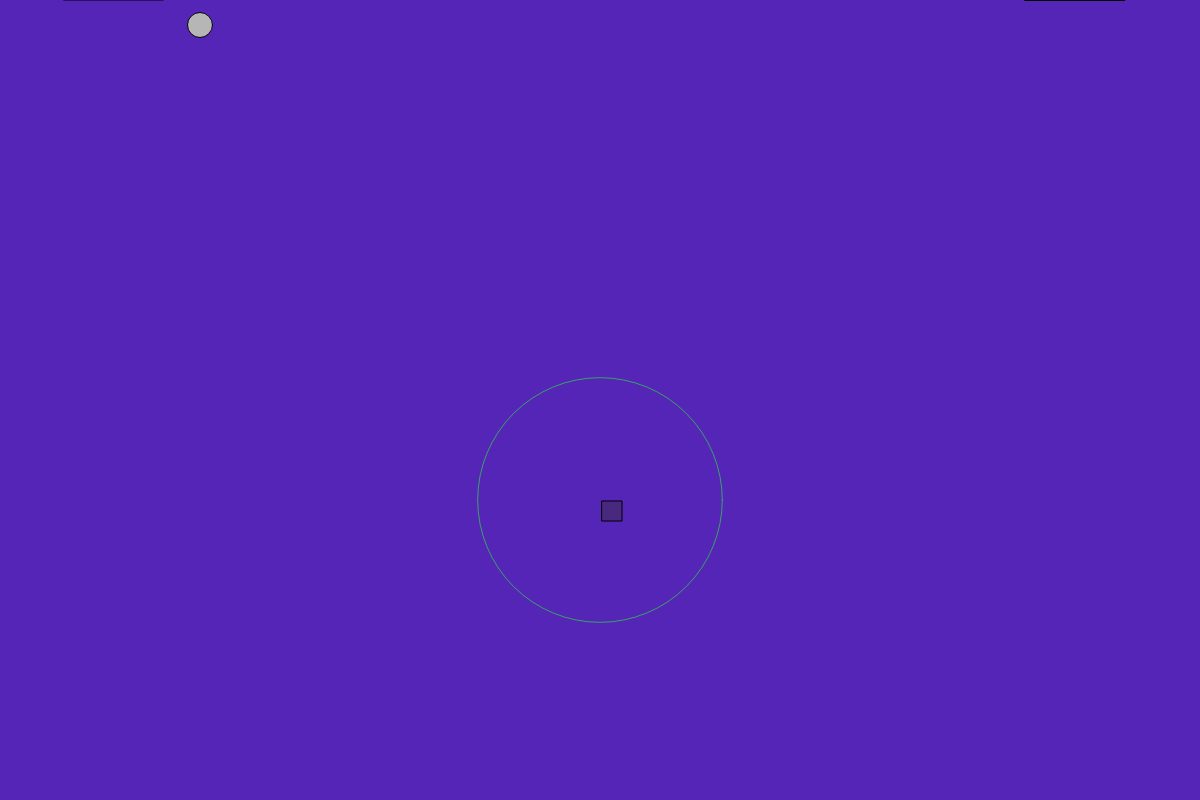
Frame 1 (no input)
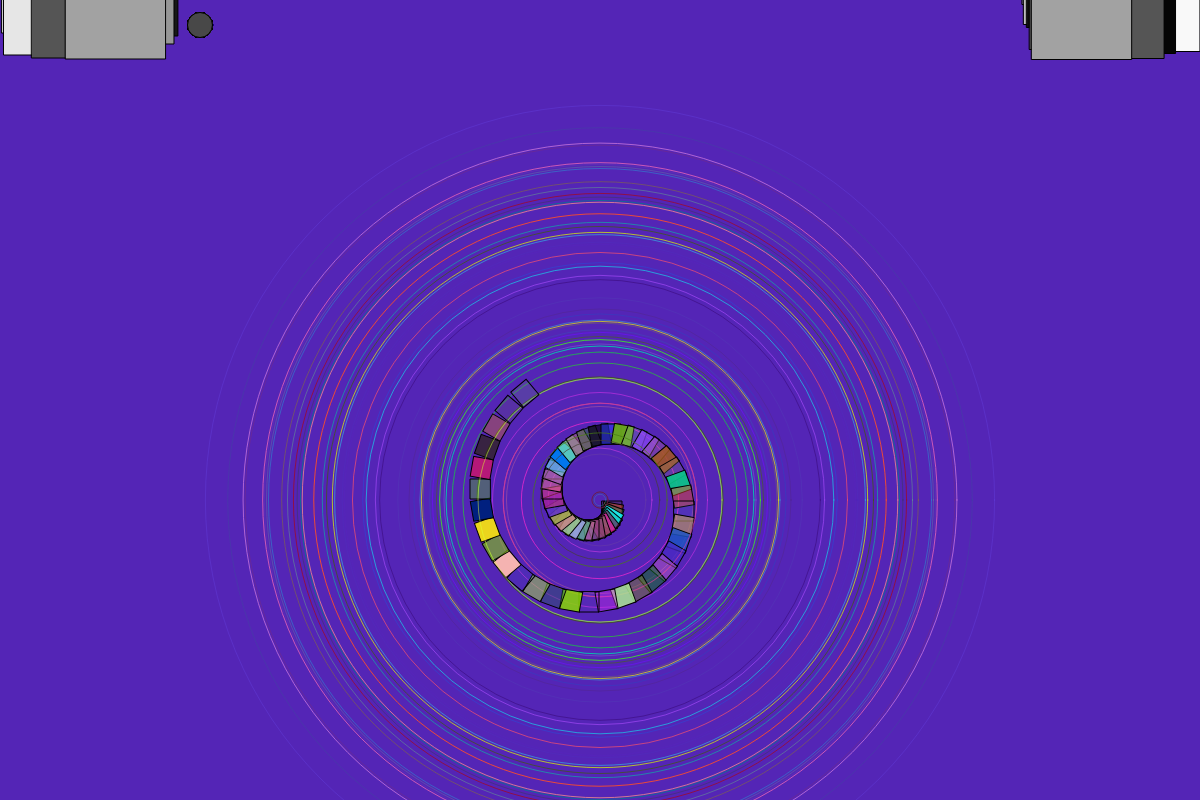
Frame 60 (no input)
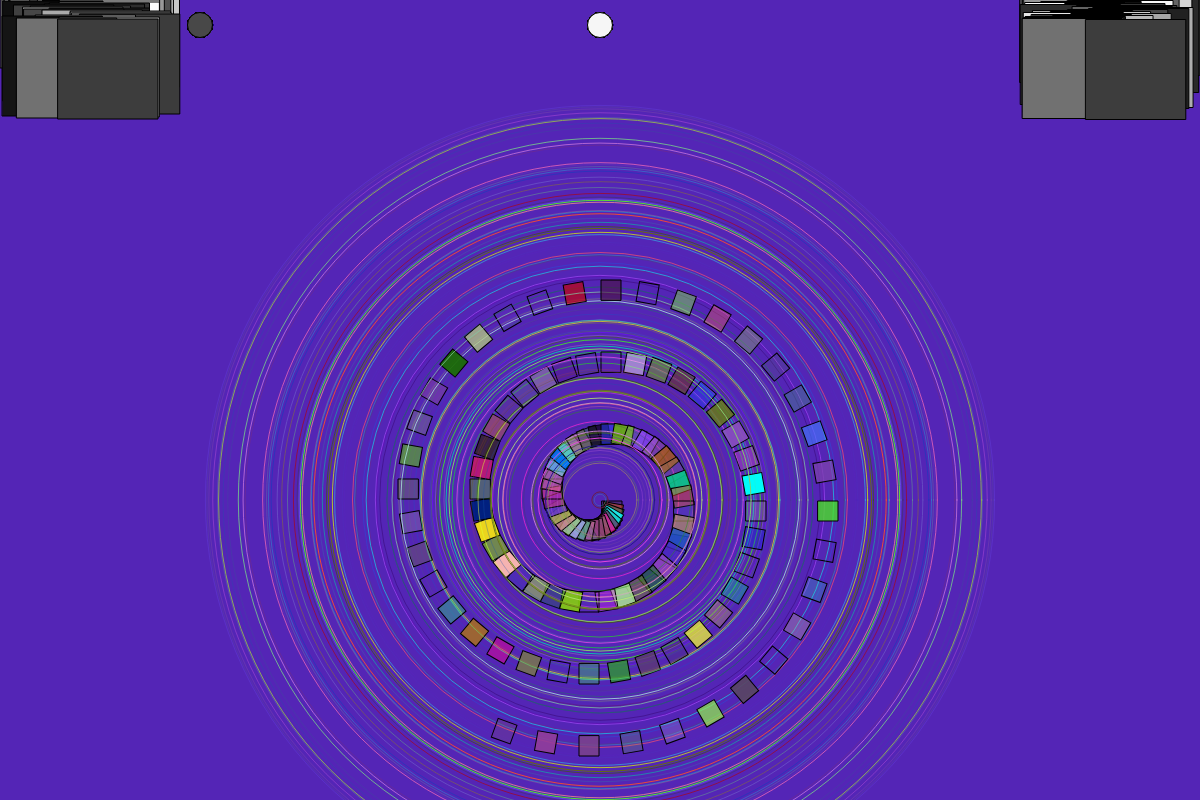
Frame 120 (the mouse pressed at the canvas centre since frame 60)

The p5.js sketch that drew these frames (run headless with seeded random() and noise() and a simulated clock; from frame 60 on, the mouse is pressed at the canvas centre):

// p5.js sketch
// ── sketch.js
var object = {};
object.x = 0;
object.y = -100;
object.l = 100;
object.w = 100;

var rectangleposX = 0;
var rectangleposY = 0;
var angle = 0;

//var leftCollumn = 100;
//var rightCollumn = windowWidth - 100;
//var xm = mouseX;
//var xc = constrain(mouseX, leftCollumn, rightCollumn);

//Canvas
function setup() {
  createCanvas( windowWidth, 800);
  background ( 'rgb(84, 37, 182)' );

}
// Background color
function draw () {
  //noCursor();
fill( random(255) );
var circlepos = map(mouseX, 0, windowWidth, 200, windowWidth - 200);
ellipse(circlepos, 25, 25, 25);


push();
frameRate(60);
noFill();
stroke( random(255), random(255), random(255), random(255) );
var circlesize = random( round( 10), round(windowWidth - 400) );
ellipse(windowWidth/2, windowHeight/2, circlesize, circlesize);
pop();

push();
fill( random(255), random(255), random(255), random(255) );
translate(windowWidth/2, windowHeight/2);
rotate( radians(angle) );
rect(rectangleposX  = rectangleposX + 1 *2, rectangleposY +1, 20, 20 );
angle = angle + 10;
pop();

push();
  fill(random(256));

object.x = random( 0, 80 );
rect(object.x, object.y, object.l, object.w);
object.y +=  0.5;
object.y %=  windowHeight;

object.x = random( 0, 80 );
rect(object.x + windowWidth - 180, object.y, object.l, object.w);
object.y +=  0.5;
object.y %=  windowHeight;
pop();

push();
//stroke();
  //line(leftCollumn, 0, leftCollumn, height);
  //line(rightCollumn, 0, rightCollumn, height);
//line(leftCollumn, 0, leftCollumn, windowHeight);
//rect( xc, 75, 58, 20);

pop();
}
